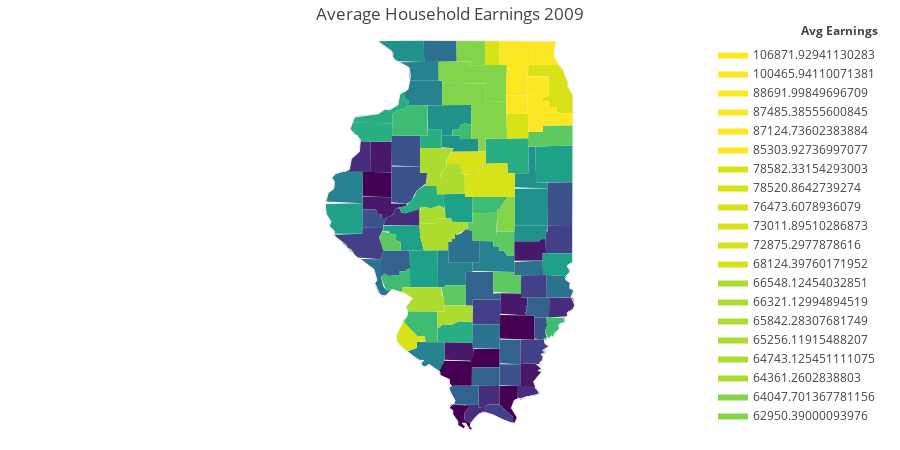

This figure's notebook cell:
### Code cell
fig_earnings1 = ff.create_choropleth(fips=df_earnings1.index, scope=['Illinois'], values=df_earnings1.Avg_Household_Earnings,
                           title='Average Household Earnings 2009', legend_title='Avg Earnings')
fig_earnings1.layout.template = None
fig_earnings1.show()
